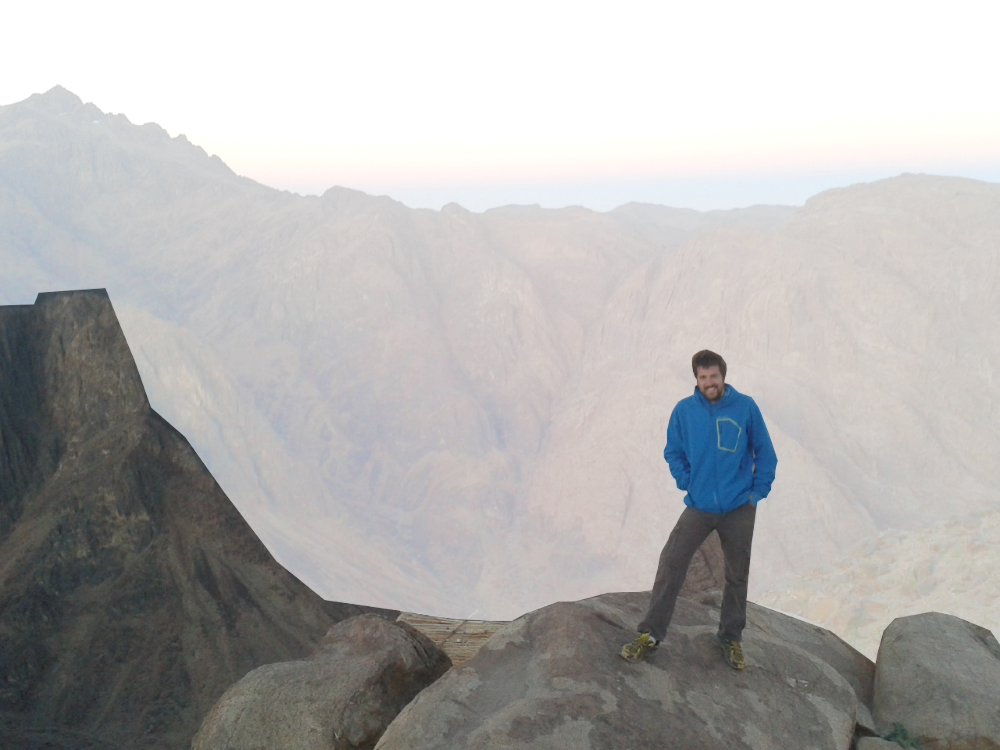

Tiled map render using the project's own tile images. Description and the whole map definition, tile-layer contents included, below:
An orthogonal 40x30 tile map with 25x25 px tiles, 1 tile layer (Tile Layer 1) and 2 objects.

<map version="1.0" orientation="orthogonal" renderorder="right-down" width="40" height="30" tilewidth="25" tileheight="25" nextobjectid="3">
 <tileset firstgid="1" name="sinai" tilewidth="25" tileheight="25" tilecount="1200" columns="40">
  <image source="Atlas/sinai.png" width="1000" height="750" />
 </tileset>
 <layer name="Tile Layer 1" width="40" height="30">
  <data encoding="csv">
1,2,3,4,5,6,7,8,9,10,11,12,13,14,15,16,17,18,19,20,21,22,23,24,25,26,27,28,29,30,31,32,33,34,35,36,37,38,39,40,
41,42,43,44,45,46,47,48,49,50,51,52,53,54,55,56,57,58,59,60,61,62,63,64,65,66,67,68,69,70,71,72,73,74,75,76,77,78,79,80,
81,82,83,84,85,86,87,88,89,90,91,92,93,94,95,96,97,98,99,100,101,102,103,104,105,106,107,108,109,110,111,112,113,114,115,116,117,118,119,120,
121,122,123,124,125,126,127,128,129,130,131,132,133,134,135,136,137,138,139,140,141,142,143,144,145,146,147,148,149,150,151,152,153,154,155,156,157,158,159,160,
161,162,163,164,165,166,167,168,169,170,171,172,173,174,175,176,177,178,179,180,181,182,183,184,185,186,187,188,189,190,191,192,193,194,195,196,197,198,199,200,
201,202,203,204,205,206,207,208,209,210,211,212,213,214,215,216,217,218,219,220,221,222,223,224,225,226,227,228,229,230,231,232,233,234,235,236,237,238,239,240,
241,242,243,244,245,246,247,248,249,250,251,252,253,254,255,256,257,258,259,260,261,262,263,264,265,266,267,268,269,270,271,272,273,274,275,276,277,278,279,280,
281,282,283,284,285,286,287,288,289,290,291,292,293,294,295,296,297,298,299,300,301,302,303,304,305,306,307,308,309,310,311,312,313,314,315,316,317,318,319,320,
321,322,323,324,325,326,327,328,329,330,331,332,333,334,335,336,337,338,339,340,341,342,343,344,345,346,347,348,349,350,351,352,353,354,355,356,357,358,359,360,
361,362,363,364,365,366,367,368,369,370,371,372,373,374,375,376,377,378,379,380,381,382,383,384,385,386,387,388,389,390,391,392,393,394,395,396,397,398,399,400,
401,402,403,404,405,406,407,408,409,410,411,412,413,414,415,416,417,418,419,420,421,422,423,424,425,426,427,428,429,430,431,432,433,434,435,436,437,438,439,440,
441,442,443,444,445,446,447,448,449,450,451,452,453,454,455,456,457,458,459,460,461,462,463,464,465,466,467,468,469,470,471,472,473,474,475,476,477,478,479,480,
481,482,483,484,485,486,487,488,489,490,491,492,493,494,495,496,497,498,499,500,501,502,503,504,505,506,507,508,509,510,511,512,513,514,515,516,517,518,519,520,
521,522,523,524,525,526,527,528,529,530,531,532,533,534,535,536,537,538,539,540,541,542,543,544,545,546,547,548,549,550,551,552,553,554,555,556,557,558,559,560,
561,562,563,564,565,566,567,568,569,570,571,572,573,574,575,576,577,578,579,580,581,582,583,584,585,586,587,588,589,590,591,592,593,594,595,596,597,598,599,600,
601,602,603,604,605,606,607,608,609,610,611,612,613,614,615,616,617,618,619,620,621,622,623,624,625,626,627,628,629,630,631,632,633,634,635,636,637,638,639,640,
641,642,643,644,645,646,647,648,649,650,651,652,653,654,655,656,657,658,659,660,661,662,663,664,665,666,667,668,669,670,671,672,673,674,675,676,677,678,679,680,
681,682,683,684,685,686,687,688,689,690,691,692,693,694,695,696,697,698,699,700,701,702,703,704,705,706,707,708,709,710,711,712,713,714,715,716,717,718,719,720,
721,722,723,724,725,726,727,728,729,730,731,732,733,734,735,736,737,738,739,740,741,742,743,744,745,746,747,748,749,750,751,752,753,754,755,756,757,758,759,760,
761,762,763,764,765,766,767,768,769,770,771,772,773,774,775,776,777,778,779,780,781,782,783,784,785,786,787,788,789,790,791,792,793,794,795,796,797,798,799,800,
801,802,803,804,805,806,807,808,809,810,811,812,813,814,815,816,817,818,819,820,821,822,823,824,825,826,827,828,829,830,831,832,833,834,835,836,837,838,839,840,
841,842,843,844,845,846,847,848,849,850,851,852,853,854,855,856,857,858,859,860,861,862,863,864,865,866,867,868,869,870,871,872,873,874,875,876,877,878,879,880,
881,882,883,884,885,886,887,888,889,890,891,892,893,894,895,896,897,898,899,900,901,902,903,904,905,906,907,908,909,910,911,912,913,914,915,916,917,918,919,920,
921,922,923,924,925,926,927,928,929,930,931,932,933,934,935,936,937,938,939,940,941,942,943,944,945,946,947,948,949,950,951,952,953,954,955,956,957,958,959,960,
961,962,963,964,965,966,967,968,969,970,971,972,973,974,975,976,977,978,979,980,981,982,983,984,985,986,987,988,989,990,991,992,993,994,995,996,997,998,999,1000,
1001,1002,1003,1004,1005,1006,1007,1008,1009,1010,1011,1012,1013,1014,1015,1016,1017,1018,1019,1020,1021,1022,1023,1024,1025,1026,1027,1028,1029,1030,1031,1032,1033,1034,1035,1036,1037,1038,1039,1040,
1041,1042,1043,1044,1045,1046,1047,1048,1049,1050,1051,1052,1053,1054,1055,1056,1057,1058,1059,1060,1061,1062,1063,1064,1065,1066,1067,1068,1069,1070,1071,1072,1073,1074,1075,1076,1077,1078,1079,1080,
1081,1082,1083,1084,1085,1086,1087,1088,1089,1090,1091,1092,1093,1094,1095,1096,1097,1098,1099,1100,1101,1102,1103,1104,1105,1106,1107,1108,1109,1110,1111,1112,1113,1114,1115,1116,1117,1118,1119,1120,
1121,1122,1123,1124,1125,1126,1127,1128,1129,1130,1131,1132,1133,1134,1135,1136,1137,1138,1139,1140,1141,1142,1143,1144,1145,1146,1147,1148,1149,1150,1151,1152,1153,1154,1155,1156,1157,1158,1159,1160,
1161,1162,1163,1164,1165,1166,1167,1168,1169,1170,1171,1172,1173,1174,1175,1176,1177,1178,1179,1180,1181,1182,1183,1184,1185,1186,1187,1188,1189,1190,1191,1192,1193,1194,1195,1196,1197,1198,1199,1200
</data>
 </layer>
 <objectgroup name="Obstacles">
  <object id="1" x="746.5" y="601.5">
   <polyline points="0,0 6.5,-62 10.5,-95.5 23,-107.5 30.5,-142 6,-202.5 -7,-208.5 -19,-216.5 -22.5,-239 -38,-251.5 -50,-248 -54,-242.5 -48.5,-217 -53,-214 -52,-208 -68,-199.5 -75.5,-184.5 -79,-158 -83,-151 -68.5,-115.5 -59,-110.5 -63.5,-104 -58.5,-95.5 -83,-52.5 -95,-11.5 -68,22" />
  </object>
  <object id="2" x="657" y="587.5">
   <polyline points="0,0 -80.5,13.5 -104.5,15.5 -144.5,33 -331.5,16.5 -383.5,-27.5 -474,-151.5 -508,-180.5 -552.5,-299 -618.5,-294 -625,-280 -655.5,-281.5" />
  </object>
 </objectgroup>
</map>
